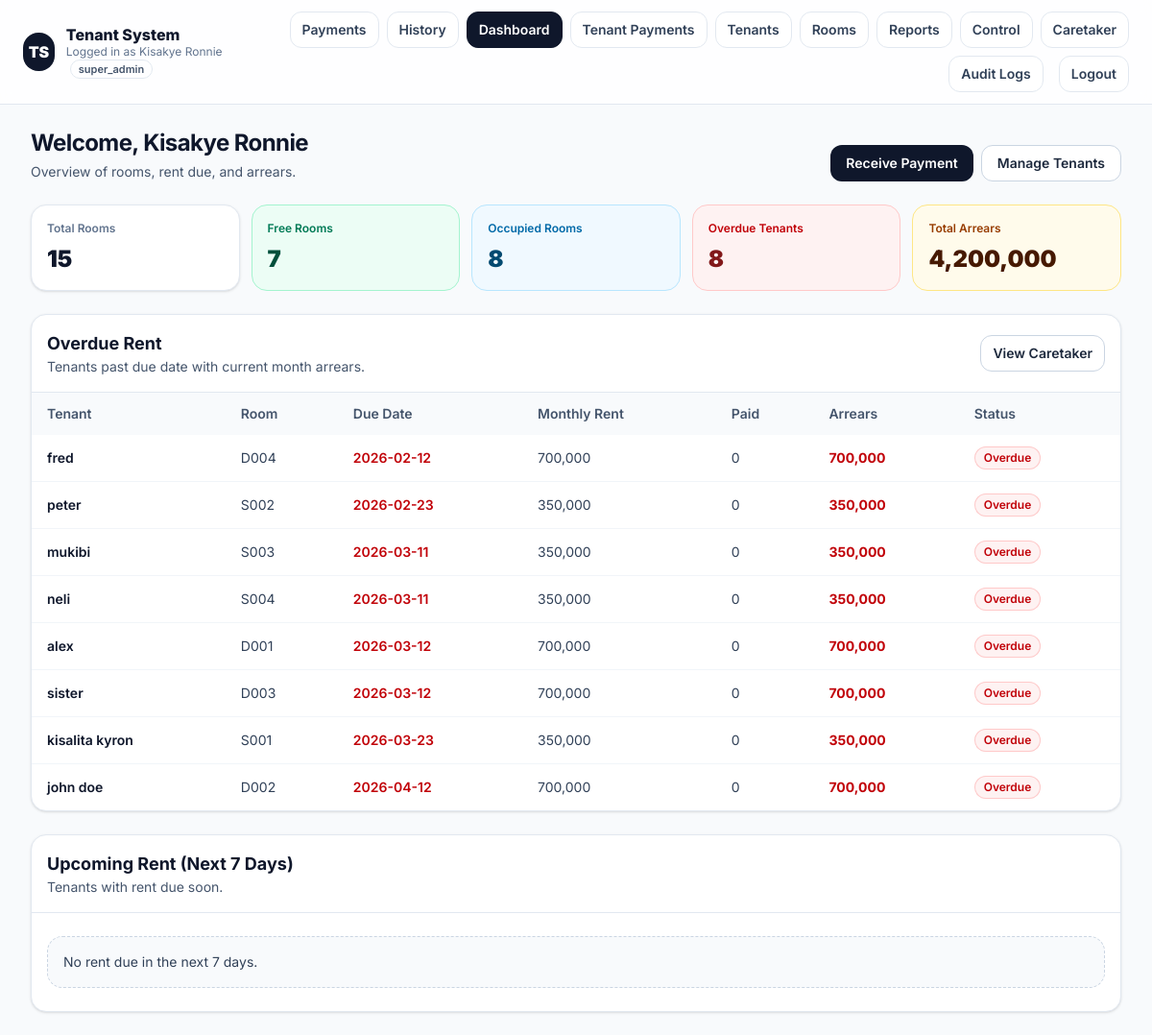
The page /public/dashboard.php (signed in) on the database as committed earlier.
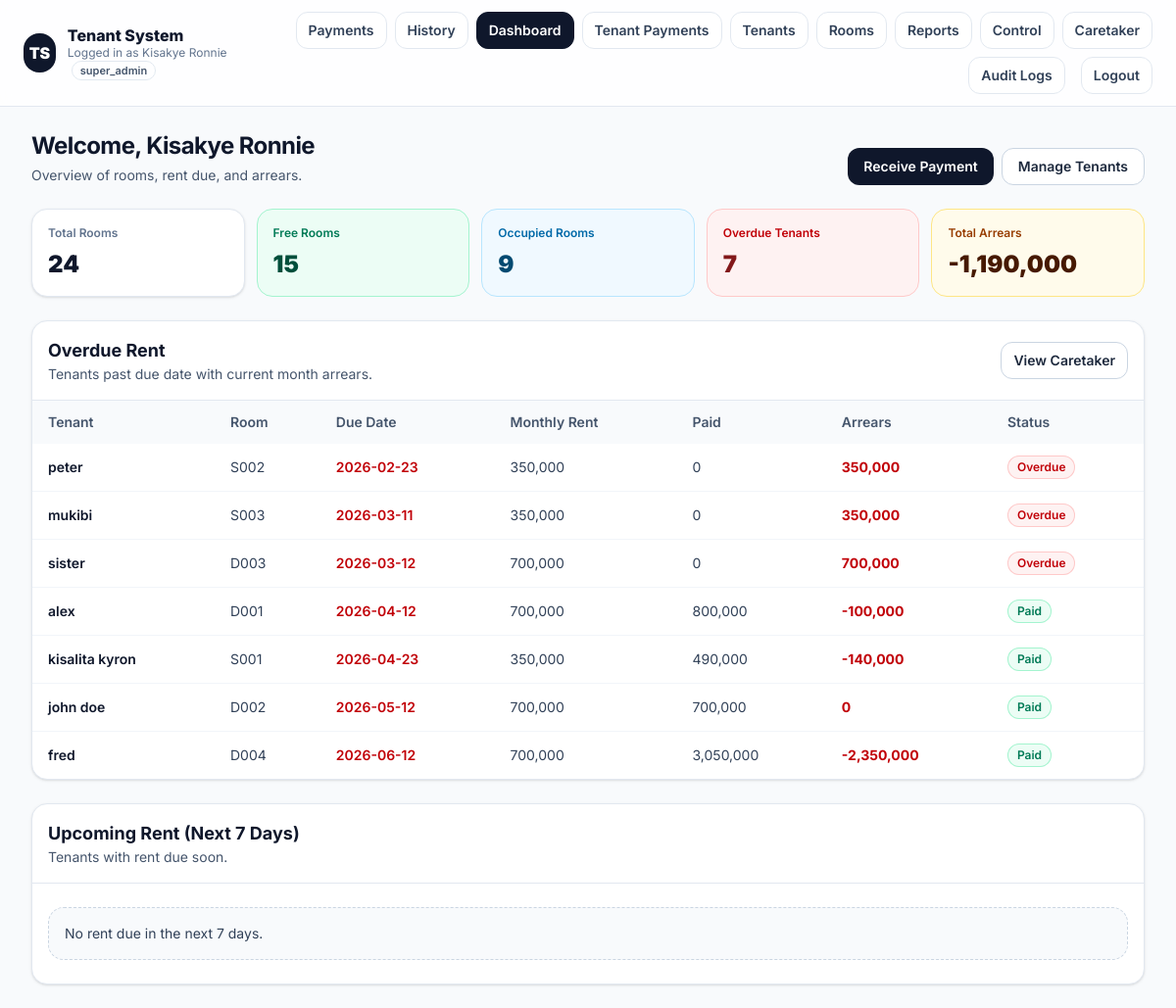
The same page on the database as committed later.
### tables this page shows
CREATE TABLE "tenants" (
    id INTEGER PRIMARY KEY AUTOINCREMENT,

    admin_id INTEGER NOT NULL,
    room_id INTEGER,

    full_name TEXT NOT NULL,
    phone TEXT,
    email TEXT,

    move_in_date DATE,
    exit_date DATE,

    status TEXT DEFAULT 'active',

    rent_due_date DATE,
    rent_due_day INTEGER,
    monthly_rent REAL,

    created_at DATETIME,
    updated_at DATETIME
);

### core/helpers.php (called while the page is built, shortened)
<?php
if (!function_exists('e')) {
    function e($v): string
    {
        return htmlspecialchars((string)($v ?? ''), ENT_QUOTES | ENT_SUBSTITUTE, 'UTF-8');
    }
}
?>

### public/dashboard.php (the view, shortened to what the changed rows need)
<?php
require_once __DIR__ . '/../core/bootstrap.php';
$admin_id = (int)($_SESSION['admin_id'] ?? 0);
$roomStatsStmt = $pdo->prepare("
    SELECT
        COUNT(*) AS total_rooms,
        SUM(CASE WHEN status = 'free' THEN 1 ELSE 0 END) AS free_rooms,
        SUM(CASE WHEN status = 'occupied' THEN 1 ELSE 0 END) AS occupied_rooms
    FROM rooms
    WHERE admin_id = ?
");
$roomStatsStmt->execute([$admin_id]);
$roomStats = $roomStatsStmt->fetch(PDO::FETCH_ASSOC) ?: [
    'total_rooms' => 0,
    'free_rooms' => 0,
    'occupied_rooms' => 0,
];
$overdueStmt = $pdo->prepare("
    SELECT
        t.id AS tenant_id,
        t.full_name,
        r.room_number,
        t.rent_due_date,
        CASE
            WHEN t.monthly_rent > 0 THEN t.monthly_rent
            ELSE rt.default_monthly_rent
        END AS monthly_rent,
        IFNULL(SUM(p.amount),0) AS paid_this_month,
        (CASE
            WHEN t.monthly_rent > 0 THEN t.monthly_rent
            ELSE rt.default_monthly_rent
        END - IFNULL(SUM(p.amount),0)) AS arrears
    FROM tenants t
    INNER JOIN rooms r ON t.room_id = r.id
    INNER JOIN room_types rt ON r.room_type_id = rt.id
    LEFT JOIN payments p
        ON t.id = p.tenant_id
        AND strftime('%Y-%m', p.payment_date) = strftime('%Y-%m', 'now')
    WHERE r.admin_id = ?
      AND t.exit_date IS NULL
      AND t.rent_due_date < date('now')
    GROUP BY t.id, t.full_name, r.room_number, t.rent_due_date, t.monthly_rent, rt.default_monthly_rent
    ORDER BY t.rent_due_date ASC
");
$overdueStmt->execute([$admin_id]);
$overdueRents = $overdueStmt->fetchAll(PDO::FETCH_ASSOC) ?: [];
$totalOverdueTenants = count($overdueRents);
$totalArrears = 0.0;
foreach ($overdueRents as $o) {
    $totalArrears += (float)($o['arrears'] ?? 0);
}
function money($v): string {
    return number_format((float)$v, 0);
}
function chip(string $label, string $tone): string
{
    $map = [
        'slate'  => 'bg-slate-100 text-slate-700 ring-slate-200',
        'red'    => 'bg-red-50 text-red-700 ring-red-200',
        'green'  => 'bg-emerald-50 text-emerald-700 ring-emerald-200',
        'amber'  => 'bg-amber-50 text-amber-700 ring-amber-200',
        'blue'   => 'bg-sky-50 text-sky-700 ring-sky-200',
    ];
    $cls = $map[$tone] ?? $map['slate'];
    return '<span class="inline-flex items-center rounded-full px-2.5 py-1 text-xs font-semibold ring-1 ring-inset ' . $cls . '">' . e($label) . '</span>';
}
?>
<!doctype html>
<html lang="en">
<head>
  <link rel="stylesheet" href="assets/css/tailwind.css">
</head>
<body class="min-h-screen bg-slate-50 text-slate-900">
  <main class="mx-auto max-w-7xl px-4 sm:px-6 lg:px-8 py-6">
    <div class="mb-6 flex flex-col gap-2 sm:flex-row sm:items-end sm:justify-between">
      <div>
        <h1 class="text-2xl font-bold tracking-tight">
          Welcome, <?= e($_SESSION['admin_name'] ?? 'Admin') ?>
        </h1>
      </div>
    </div>
    <div class="grid grid-cols-1 gap-3 sm:grid-cols-2 lg:grid-cols-5 mb-6">
      <div class="rounded-2xl border border-slate-200 bg-white p-4 shadow-sm">
        <div class="text-xs font-semibold text-slate-500">Total Rooms</div>
        <div class="mt-2 text-2xl font-black"><?= (int)($roomStats['total_rooms'] ?? 0) ?></div>
      </div>
      <div class="rounded-2xl border border-emerald-200 bg-emerald-50 p-4">
        <div class="text-xs font-semibold text-emerald-700">Free Rooms</div>
        <div class="mt-2 text-2xl font-black text-emerald-900"><?= (int)($roomStats['free_rooms'] ?? 0) ?></div>
      </div>
      <div class="rounded-2xl border border-sky-200 bg-sky-50 p-4">
        <div class="text-xs font-semibold text-sky-700">Occupied Rooms</div>
        <div class="mt-2 text-2xl font-black text-sky-900"><?= (int)($roomStats['occupied_rooms'] ?? 0) ?></div>
      </div>
      <div class="rounded-2xl border border-red-200 bg-red-50 p-4">
        <div class="text-xs font-semibold text-red-700">Overdue Tenants</div>
        <div class="mt-2 text-2xl font-black text-red-900"><?= (int)$totalOverdueTenants ?></div>
      </div>
      <div class="rounded-2xl border border-amber-200 bg-amber-50 p-4">
        <div class="text-xs font-semibold text-amber-800">Total Arrears</div>
        <div class="mt-2 text-2xl font-black text-amber-950"><?= e(money($totalArrears)) ?></div>
      </div>
    </div>
    <div class="rounded-2xl border border-slate-200 bg-white shadow-sm overflow-hidden mb-6">
      <div class="px-4 py-4 border-b border-slate-200 flex items-center justify-between gap-2">
        <div>
          <h2 class="text-lg font-bold">Overdue Rent</h2>
        </div>
      </div>
      <?php if ($overdueRents): ?>
        <div class="overflow-x-auto">
          <table class="min-w-full text-sm">
            <thead class="bg-slate-50 text-slate-600">
              <tr>
                <th class="px-4 py-3 text-left font-semibold">Tenant</th>
                <th class="px-4 py-3 text-left font-semibold">Room</th>
                <th class="px-4 py-3 text-left font-semibold">Due Date</th>
                <th class="px-4 py-3 text-left font-semibold">Monthly Rent</th>
                <th class="px-4 py-3 text-left font-semibold">Paid</th>
                <th class="px-4 py-3 text-left font-semibold">Arrears</th>
                <th class="px-4 py-3 text-left font-semibold">Status</th>
              </tr>
            </thead>
            <tbody class="divide-y divide-slate-100">
              <?php foreach ($overdueRents as $o): ?>
                <?php
                  $arrears = (float)($o['arrears'] ?? 0);
                  $paid    = (float)($o['paid_this_month'] ?? 0);
                  if ($arrears <= 0.00001) {
                      $status = chip('Paid', 'green');
                  } elseif ($paid > 0) {
                      $status = chip('Partial', 'amber');
                  } else {
                      $status = chip('Overdue', 'red');
                  }
                ?>
                <tr class="hover:bg-slate-50">
                  <td class="px-4 py-3 font-semibold"><?= e($o['full_name'] ?? '') ?></td>
                  <td class="px-4 py-3 text-slate-700"><?= e($o['room_number'] ?? '-') ?></td>
                  <td class="px-4 py-3 text-red-700 font-semibold"><?= e($o['rent_due_date'] ?? '') ?></td>
                  <td class="px-4 py-3 text-slate-700"><?= e(money($o['monthly_rent'] ?? 0)) ?></td>
                  <td class="px-4 py-3 text-slate-700"><?= e(money($paid)) ?></td>
                  <td class="px-4 py-3 font-bold text-red-700 font-sans"><?= e(money($arrears)) ?></td>
                  <td class="px-4 py-3"><?= $status ?></td>
                </tr>
              <?php endforeach; ?>
            </tbody>
          </table>
        </div>
      <?php endif; ?>
    </div>
    <div class="rounded-2xl border border-slate-200 bg-white shadow-sm overflow-hidden">
      <div class="px-4 py-4 border-b border-slate-200">
        <h2 class="text-lg font-bold">Upcoming Rent (Next 7 Days)</h2>
      </div>
    </div>
  </main>
</body>
</html>

Rows that differ between the two databases and show on the page:
no longer on this page (row edited): tenants: full_name "neli", room_number "S004", rent_due_date "2026-03-11", monthly_rent "350,000", paid "0", arrears "350,000", label "Overdue"
shown differently, row unchanged: tenants "sister": moves up the list
changed tenants "alex": rent_due_date "2026-03-12" → "2026-04-12"; paid "0" → "800,000"; arrears "700,000" → "-100,000"; label "Overdue" → "Paid"
changed tenants "kisalita kyron": rent_due_date "2026-03-23" → "2026-04-23"; paid "0" → "490,000"; arrears "350,000" → "-140,000"; label "Overdue" → "Paid"
changed tenants "john doe": rent_due_date "2026-04-12" → "2026-05-12"; paid "0" → "700,000"; arrears "700,000" → "0"; label "Overdue" → "Paid"
changed tenants "fred": rent_due_date "2026-02-12" → "2026-06-12"; paid "0" → "3,050,000"; arrears "700,000" → "-2,350,000"; label "Overdue" → "Paid"; moves down the list
Other text that changed with them:
$roomStats['total_rooms']: "15" → "24"
$roomStats['free_rooms']: "7" → "15"
$roomStats['occupied_rooms']: "8" → "9"
$totalOverdueTenants: "8" → "7"
money($totalArrears): "4,200,000" → "-1,190,000"
